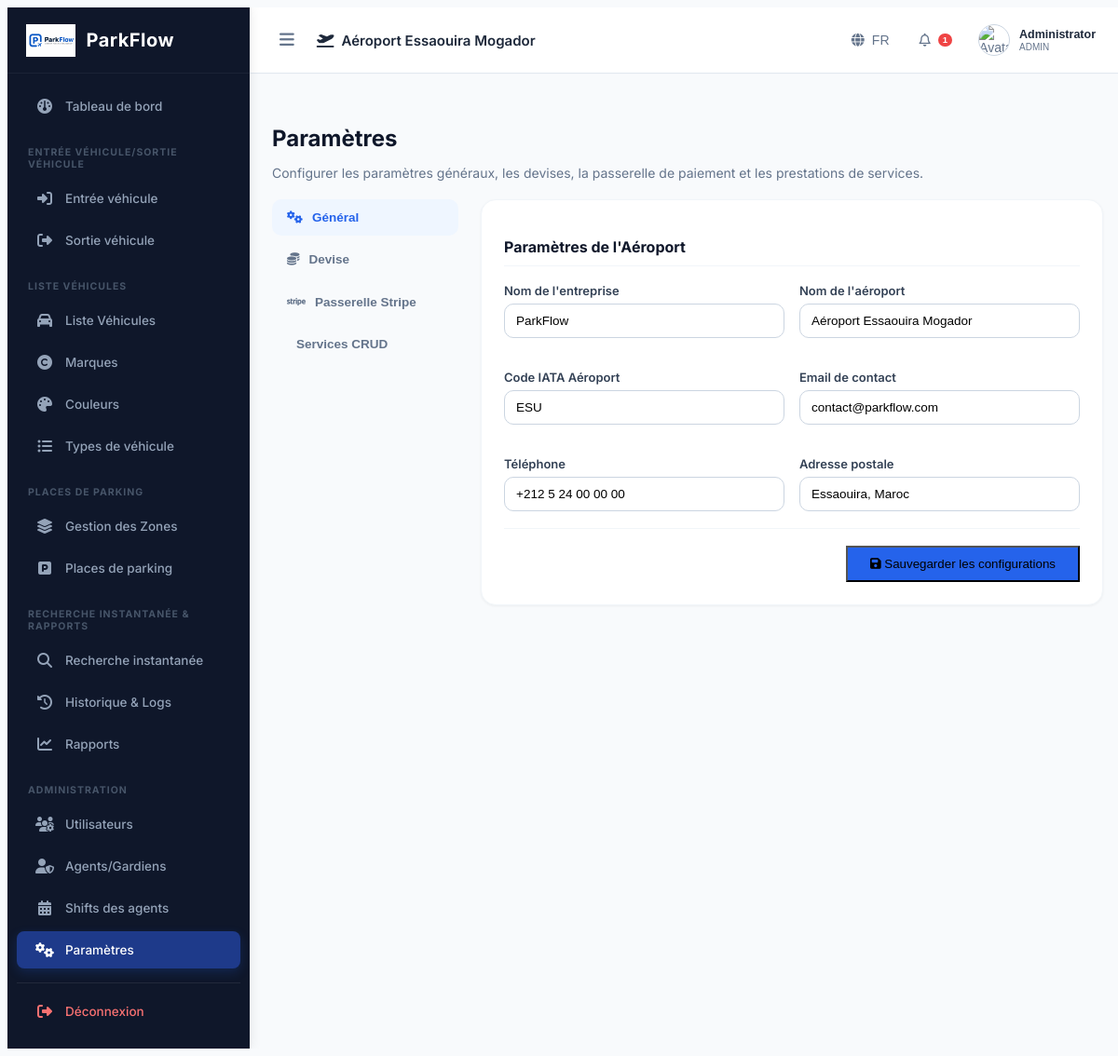
The app's page /settings (signed in) with its own data.
### tables this page shows
CREATE TABLE settings (

    id INTEGER PRIMARY KEY AUTOINCREMENT,

    company_name TEXT,

    airport_name TEXT,

    airport_code TEXT,

    address TEXT,

    phone TEXT,

    email TEXT,

    logo TEXT,

    currency TEXT DEFAULT 'MAD'
, stripe_publishable_key TEXT DEFAULT 'pk_test_placeholder', stripe_secret_key TEXT DEFAULT 'sk_test_placeholder', enable_stripe INTEGER DEFAULT 0);

### app.py (the view, shortened to what this page needs)
@app.route("/settings", methods=["GET", "POST"])
def settings_page():
    if "user" not in session:
        return redirect(url_for("login"))
    conn = get_db_connection()
    cursor = conn.cursor()
    cursor.execute("SELECT * FROM settings LIMIT 1")
    settings_data = cursor.fetchone()
    cursor.execute("SELECT * FROM services ORDER BY name ASC")
    services = cursor.fetchall()
    conn.close()
    return render_template(
        "settings/settings.html",
        username=session["user"],
        settings=settings_data,
        services=services
    )

### templates/settings/settings.html (shortened to what this page needs)
{% extends "layout.html" %}
{% block content %}
<div class="dashboard-header">
    <h1 style="font-size: 24px; font-weight: 700; color: #0f172a; margin-bottom: 4px;">{{ t('settings') }}</h1>
    <p style="font-size: 14px; color: #64748b;">Configurer les paramètres généraux, les devises, la passerelle de paiement et les prestations de services.</p>
</div>
<div class="settings-grid">
    <div class="settings-menu">
        <button class="settings-menu-btn active" onclick="switchSettingsTab('general')">
            <i class="fa-solid fa-gears"></i> Général
        </button>
        <button class="settings-menu-btn" onclick="switchSettingsTab('currency')">
            <i class="fa-solid fa-coins"></i> Devise
        </button>
        <button class="settings-menu-btn" onclick="switchSettingsTab('stripe')">
            <i class="fa-brands fa-stripe" style="font-size: 16px;"></i> Passerelle Stripe
        </button>
        <button class="settings-menu-btn" onclick="switchSettingsTab('services')">
             Services CRUD
        </button>
    </div>
    <div class="settings-card">
        <form action="/settings" method="POST" id="main-settings-form">
            <div id="settings-general" class="settings-tab active">
                <h3 style="font-size: 16px; font-weight: 700; color: #0f172a; border-bottom: 1px solid #f1f5f9; padding-bottom: 10px; margin-bottom: 18px;">Paramètres de l'Aéroport</h3>
                <div style="display: grid; grid-template-columns: 1fr 1fr; gap: 16px;">
                    <div class="form-group">
                        <label>Nom de l'entreprise</label>
                        <input type="text" name="company_name" value="{{ settings.company_name }}" class="form-control" required>
                    </div>
                    <div class="form-group">
                        <label>Nom de l'aéroport</label>
                        <input type="text" name="airport_name" value="{{ settings.airport_name }}" class="form-control" required>
                    </div>
                    <div class="form-group">
                        <label>Code IATA Aéroport</label>
                        <input type="text" name="airport_code" value="{{ settings.airport_code }}" class="form-control" required>
                    </div>
                    <div class="form-group">
                        <label>Email de contact</label>
                        <input type="email" name="email" value="{{ settings.email }}" class="form-control">
                    </div>
                    <div class="form-group">
                        <label>Téléphone</label>
                        <input type="text" name="phone" value="{{ settings.phone }}" class="form-control">
                    </div>
                    <div class="form-group">
                        <label>Adresse postale</label>
                        <input type="text" name="address" value="{{ settings.address }}" class="form-control">
                    </div>
                </div>
            </div>
            <div id="save-settings-bar" style="border-top: 1px solid #f1f5f9; padding-top: 18px; display: flex; justify-content: flex-end;">
                <button type="submit" class="login-btn" style="background-color: #2563eb; width: auto; padding: 10px 24px;">
                    <i class="fa-solid fa-floppy-disk"></i> Sauvegarder les configurations
                </button>
            </div>
        </form>
    </div>
</div>
{% endblock %}

### templates/layout.html (shortened to what this page needs)
<!DOCTYPE html>
<html lang="{{ current_lang }}" dir="{{ 'rtl' if current_lang == 'ar' else 'ltr' }}">
<head>
    <link rel="stylesheet" href="https://cdnjs.cloudflare.com/ajax/libs/font-awesome/6.5.2/css/all.min.css">
    <link rel="stylesheet" href="{{ url_for('static', filename='css/style.css') }}">
    <link rel="stylesheet" href="{{ url_for('static', filename='css/dashboard.css') }}">
</head>
<body>
    <div class="app-container">
        <aside class="sidebar">
            <div class="sidebar-brand">
                <img src="{{ url_for('static', filename='images/logo.png') }}" alt="Logo" class="brand-logo">
                <span class="brand-text">ParkFlow</span>
            </div>
            <nav class="sidebar-menu">
                <ul>
                    <li>
                        <a href="/dashboard" class="nav-link {% if request.path == '/dashboard' %}active{% endif %}">
                            <i class="fa-solid fa-gauge"></i> <span>{{ t('dashboard') }}</span>
                        </a>
                    </li>
                    <li class="menu-header"><span>{{ t('entry') }}/{{ t('exit') }}</span></li>
                    <li>
                        <a href="/parking/entry" class="nav-link {% if request.path == '/parking/entry' %}active{% endif %}">
                            <i class="fa-solid fa-right-to-bracket"></i> <span>{{ t('entry') }}</span>
                        </a>
                    </li>
                    <li>
                        <a href="/parking/exit" class="nav-link {% if request.path == '/parking/exit' %}active{% endif %}">
                            <i class="fa-solid fa-right-from-bracket"></i> <span>{{ t('exit') }}</span>
                        </a>
                    </li>
                    <li class="menu-header"><span>{{ t('vehicles') }}</span></li>
                    <li>
                        <a href="/vehicles" class="nav-link {% if request.path == '/vehicles' %}active{% endif %}">
                            <i class="fa-solid fa-car"></i> <span>{{ t('vehicles') }}</span>
                        </a>
                    </li>
                    <li>
                        <a href="/vehicles/brands" class="nav-link {% if request.path == '/vehicles/brands' %}active{% endif %}">
                            <i class="fa-solid fa-copyright"></i> <span>{{ t('brands') }}</span>
                        </a>
                    </li>
                    <li>
                        <a href="/vehicles/colors" class="nav-link {% if request.path == '/vehicles/colors' %}active{% endif %}">
                            <i class="fa-solid fa-palette"></i> <span>{{ t('colors') }}</span>
                        </a>
                    </li>
                    <li>
                        <a href="/vehicles/types" class="nav-link {% if request.path == '/vehicles/types' %}active{% endif %}">
                            <i class="fa-solid fa-list-ul"></i> <span>{{ t('types') }}</span>
                        </a>
                    </li>
                    <li class="menu-header"><span>{{ t('places') }}</span></li>
                    <li>
                        <a href="/parking-management/zones" class="nav-link {% if request.path == '/parking-management/zones' %}active{% endif %}">
                            <i class="fa-solid fa-layer-group"></i> <span>{{ t('zones') }}</span>
                        </a>
                    </li>
                    <li>
                        <a href="/parking-management/places" class="nav-link {% if request.path == '/parking-management/places' %}active{% endif %}">
                            <i class="fa-solid fa-square-parking"></i> <span>{{ t('places') }}</span>
                        </a>
                    </li>
                    <li class="menu-header"><span>{{ t('search') }} & {{ t('reports') }}</span></li>
                    <li>
                        <a href="/parking/search" class="nav-link {% if request.path == '/parking/search' %}active{% endif %}">
                            <i class="fa-solid fa-magnifying-glass"></i> <span>{{ t('search') }}</span>
                        </a>
                    </li>
                    <li>
                        <a href="/parking/history" class="nav-link {% if request.path == '/parking/history' %}active{% endif %}">
                            <i class="fa-solid fa-history"></i> <span>{{ t('history') }}</span>
                        </a>
                    </li>
                    <li>
                        <a href="/reports" class="nav-link {% if request.path == '/reports' %}active{% endif %}">
                            <i class="fa-solid fa-chart-line"></i> <span>{{ t('reports') }}</span>
                        </a>
                    </li>
                    <li class="menu-header"><span>Administration</span></li>
                    <li>
                        <a href="/users" class="nav-link {% if request.path == '/users' %}active{% endif %}">
                            <i class="fa-solid fa-users-gear"></i> <span>{{ t('users') }}</span>
                        </a>
                    </li>
                    <li>
                        <a href="/users/guards" class="nav-link {% if request.path == '/users/guards' %}active{% endif %}">
                            <i class="fa-solid fa-user-shield"></i> <span>{{ t('guards') }}</span>
                        </a>
                    </li>
                    <li>
                        <a href="/users/shifts" class="nav-link {% if request.path == '/users/shifts' %}active{% endif %}">
                            <i class="fa-solid fa-calendar-days"></i> <span>{{ t('shifts') }}</span>
                        </a>
                    </li>
                    <li>
                        <a href="/settings" class="nav-link {% if request.path == '/settings' %}active{% endif %}">
                            <i class="fa-solid fa-gears"></i> <span>{{ t('settings') }}</span>
                        </a>
                    </li>
                    <li class="logout-item" style="margin-top: 15px; border-top: 1px solid rgba(255,255,255,0.08); padding-top: 10px;">
                        <a href="/logout" class="nav-link" style="color: #f87171;">
                            <i class="fa-solid fa-sign-out-alt"></i> <span>{{ t('logout') }}</span>
                        </a>
                    </li>
                </ul>
            </nav>
        </aside>
        <div class="main-wrapper">
            <header class="topbar">
                <div class="topbar-left">
                    <button class="toggle-sidebar-btn" id="toggle-sidebar">
                        <i class="fa-solid fa-bars"></i>
                    </button>
                    <span class="airport-title">
                        <i class="fa-solid fa-plane-departure text-primary"></i>
                        {{ t('airport_title') }}
                    </span>
                </div>
                <div class="topbar-right">
                    <div class="language-dropdown">
                        <button class="topbar-btn" id="lang-menu-btn">
                            <i class="fa-solid fa-globe"></i> <span>{{ current_lang | upper }}</span>
                        </button>
                    </div>
                    <div class="notifications-dropdown">
                        <button class="topbar-btn" id="noti-menu-btn">
                            <i class="fa-regular fa-bell"></i>
                            <span class="badge">1</span>
                        </button>
                    </div>
                    <div class="user-dropdown">
                        <button class="topbar-btn user-profile-btn" id="user-menu-btn">
                            <img src="{{ url_for('static', filename='images/' + (session['photo'] if session and 'photo' in session else 'default_avatar.png')) }}" alt="Avatar" class="user-avatar" onerror="this.src='https://cdn-icons-png.flaticon.com/512/149/149071.png'">
                            <div class="user-details">
                                <span class="user-name">{{ session.get('fullname', 'Admin') }}</span>
                                <span class="user-role">{{ session.get('role', 'ADMIN') }}</span>
                            </div>
                        </button>
                    </div>
                </div>
            </header>
            <div class="alert-container" style="padding: 15px 25px 0 25px;">
            </div>
            <main class="page-content">
                {% block content %}{% endblock %}
            </main>
        </div>
    </div>
</body>
</html>

### records on screen
settings: airport_name "Aéroport Essaouira Mogador", company_name "ParkFlow", airport_code "ESU", email "contact@parkflow.com", phone "+212 5 24 00 00 00", address "Essaouira, Maroc"

### other values on screen
{{ t('dashboard') }} "Tableau de bord"
{{ t('entry') }} "ENTRÉE VÉHICULE"
{{ t('exit') }} "SORTIE VÉHICULE"
{{ t('entry') }} "Entrée véhicule"
{{ t('exit') }} "Sortie véhicule"
{{ t('vehicles') }} "LISTE VÉHICULES"
{{ t('vehicles') }} "Liste Véhicules"
{{ t('brands') }} "Marques"
{{ t('colors') }} "Couleurs"
{{ t('types') }} "Types de véhicule"
{{ t('places') }} "PLACES DE PARKING"
{{ t('zones') }} "Gestion des Zones"
{{ t('places') }} "Places de parking"
{{ t('search') }} "RECHERCHE INSTANTANÉE"
{{ t('reports') }} "RAPPORTS"
